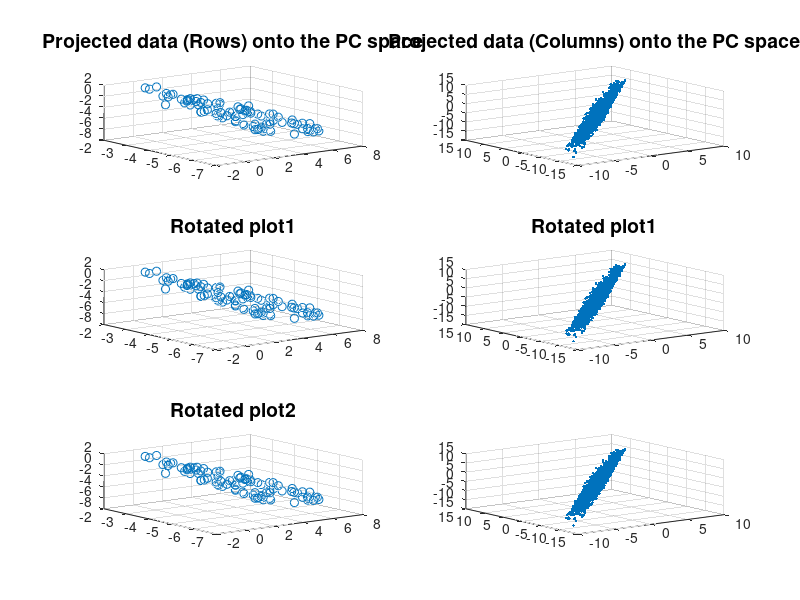

Write MATLAB code to recreate this figure.
%% load the data matrix
clear all; clc; close all; 
load('jesterdata.mat')
%% compute the SVD
[U,S,V] = svd(X, 'econ');
%% dimensionality reduction 
subspaceDim = 3; 
% project rows
pcsV = V(:,1:subspaceDim);
projMatV = pcsV*inv(pcsV'*pcsV)*pcsV';
projectedX_v = X * projMatV;
XpV = projectedX_v(:,1:subspaceDim);
% project columns
pcsU = U(:,1:subspaceDim);
projMatU = pcsU*inv(pcsU'*pcsU)*pcsU';
projectedX_u = X' * projMatU;
XpU = projectedX_u(:,1:subspaceDim);

%% plot rows 
subplot(3,2,1)
scatter3(XpV(:,1),XpV(:,2),XpV(:,3))
title('Projected data (Rows) onto the PC space', 'fontsize', 14)
subplot(3,2,3)
scatter3(XpV(:,1),XpV(:,2),XpV(:,3))
title('Rotated plot1', 'fontsize', 14)
subplot(3,2,5)
scatter3(XpV(:,1),XpV(:,2),XpV(:,3))
title('Rotated plot2', 'fontsize', 14)

%% plot columns 
subplot(3,2,2)
scatter3(XpU(:,1),XpU(:,2),XpU(:,3), '.')
title('Projected data (Columns) onto the PC space', 'fontsize', 14)
subplot(3,2,4)
scatter3(XpU(:,1),XpU(:,2),XpU(:,3), '.')
title('Rotated plot1', 'fontsize', 14)
subplot(3,2,6)
scatter3(XpU(:,1),XpU(:,2),XpU(:,3), '.')